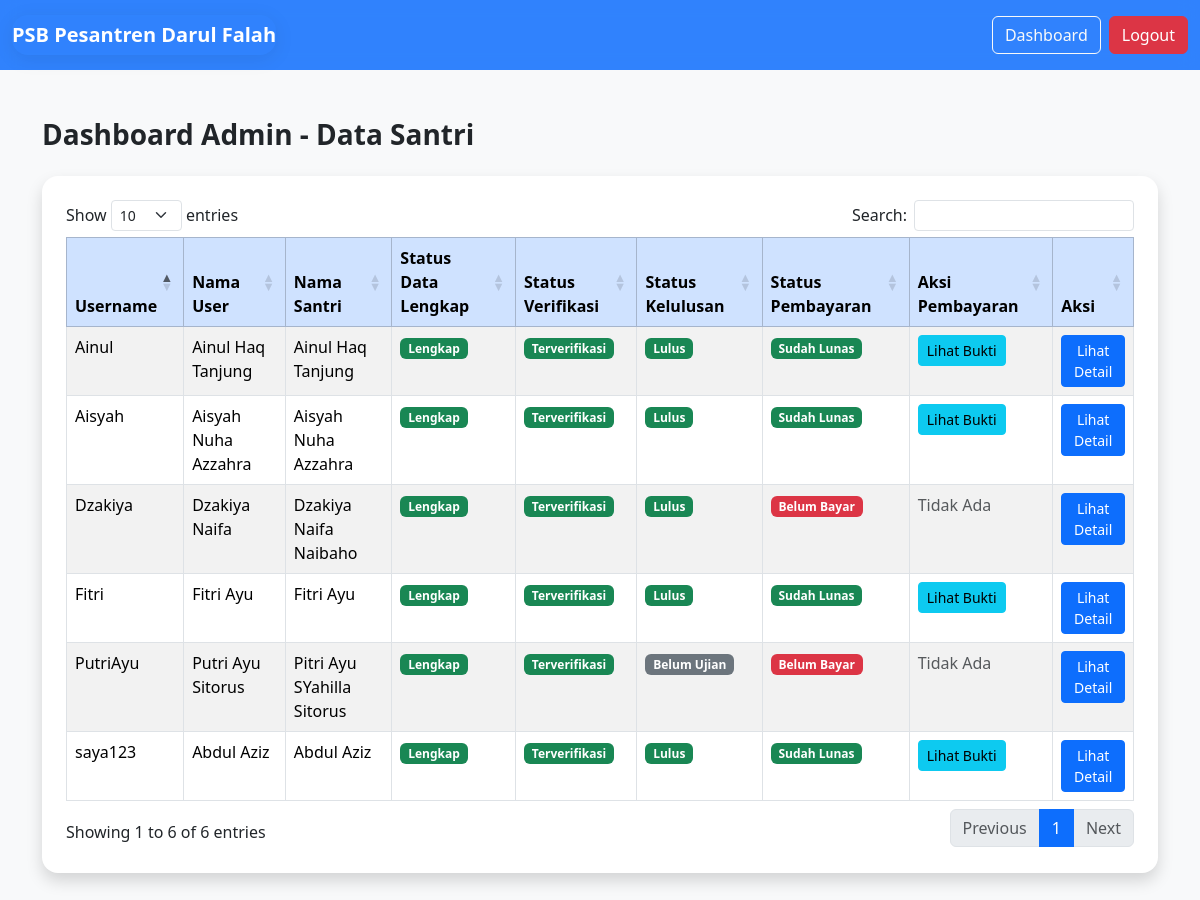
Page /views/admin/dashboard_admin.php (signed in) on the committed database.
### tables this page shows
CREATE TABLE `santri` (
  `id_santri` int(11) NOT NULL AUTO_INCREMENT,
  `id_user` int(11) NOT NULL,
  `nama_santri` varchar(100) DEFAULT NULL,
  `jenis_kelamin` enum('Laki-laki','Perempuan') DEFAULT NULL,
  `tempat_lahir` varchar(100) DEFAULT NULL,
  `tanggal_lahir` date DEFAULT NULL,
  `alamat` text DEFAULT NULL,
  `nama_ayah` varchar(100) DEFAULT NULL,
  `nama_ibu` varchar(100) DEFAULT NULL,
  `no_hp_orang_tua` varchar(20) DEFAULT NULL,
  `created_at` timestamp NOT NULL DEFAULT current_timestamp(),
  `status_verifikasi` enum('pending','verified','rejected') DEFAULT 'pending',
  `bukti_pembayaran` varchar(255) DEFAULT NULL,
  `nilai_ujian` int(11) DEFAULT NULL,
  `status_kelulusan` enum('Lulus','Tidak Lulus','Belum Ujian') DEFAULT 'Belum Ujian',
  PRIMARY KEY (`id_santri`),
  KEY `id_user` (`id_user`),
  CONSTRAINT `santri_ibfk_1` FOREIGN KEY (`id_user`) REFERENCES `users` (`Id_user`)
);

CREATE TABLE `users` (
  `Id_user` int(11) NOT NULL AUTO_INCREMENT,
  `Username` varchar(50) NOT NULL,
  `Password` varchar(255) NOT NULL,
  `Nama_lengkap` varchar(100) NOT NULL,
  `Role` enum('admin','santri') NOT NULL DEFAULT 'santri',
  `created_at` timestamp NOT NULL DEFAULT current_timestamp(),
  PRIMARY KEY (`Id_user`),
  UNIQUE KEY `Username` (`Username`)
);

### views/admin/dashboard_admin.php (the view, shortened to what this page needs)
<?php
include "../../config/koneksi.php";
$stmt = $koneksi->query("
    SELECT
        u.username,
        u.nama_lengkap AS nama_user,
        s.id_santri,
        s.nama_santri,
        s.status_verifikasi,
        s.status_kelulusan,
        s.bukti_pembayaran
    FROM users u
    LEFT JOIN santri s ON u.id_user = s.id_user
    WHERE u.role = 'santri'
");
$result = $stmt->fetchAll();
include "../layouts/header.php";
include "../layouts/navbar.php";
?>
<div class="container py-5">
    <h3 class="fw-semibold mb-4">Dashboard Admin - Data Santri</h3>
    <div class="card shadow border-0 rounded-4 p-4">
        <table id="tabelSantri" class="table table-bordered table-striped">
            <thead class="table-primary">
                <tr>
                    <th>Username</th>
                    <th>Nama User</th>
                    <th>Nama Santri</th>
                    <th>Status Data Lengkap</th>
                    <th>Status Verifikasi</th>
                    <th>Status Kelulusan</th>
                    <th>Status Pembayaran</th>
                    <th>Aksi Pembayaran</th>
                    <th>Aksi</th>
                </tr>
            </thead>
            <tbody>
                <?php foreach ($result as $row): ?>
                    <tr>
                        <td><?= $row['username']; ?></td>
                        <td><?= $row['nama_user']; ?></td>
                        <td>
                            <?= $row['nama_santri'] ? $row['nama_santri'] : '<span class="text-danger">Belum diisi</span>'; ?>
                        </td>
                        <td>
                            <?= $row['id_santri'] ?
                                '<span class="badge bg-success">Lengkap</span>' :
                                '<span class="badge bg-warning text-dark">Belum Lengkap</span>'; ?>
                        </td>
                        <td>
                            <?php
                            if (!$row['id_santri']) {
                                echo "-";
                            } else {
                                if ($row['status_verifikasi'] == 'pending') {
                                    echo '<span class="badge bg-secondary">Pending</span>';
                                } elseif ($row['status_verifikasi'] == 'verified') {
                                    echo '<span class="badge bg-success">Terverifikasi</span>';
                                } else {
                                    echo '<span class="badge bg-danger">Ditolak</span>';
                                }
                            }
                            ?>
                        </td>
                        <td>
                            <?php
                            if (!$row['id_santri']) {
                                echo "-";
                            } else {
                                if ($row['status_kelulusan'] == 'Belum Ujian') {
                                    echo '<span class="badge bg-secondary">Belum Ujian</span>';
                                } elseif ($row['status_kelulusan'] == 'Lulus') {
                                    echo '<span class="badge bg-success">Lulus</span>';
                                } else {
                                    echo '<span class="badge bg-danger">Tidak Lulus</span>';
                                }
                            }
                            ?>
                        </td>
                        <td>
                            <?php
                            if ($row['bukti_pembayaran'] == null) {
                                echo '<span class="badge bg-danger">Belum Bayar</span>';
                            } else {
                                echo '<span class="badge bg-success">Sudah Lunas</span>';
                            }
                            ?>
                        </td>
                        <td>
                            <?php if ($row['bukti_pembayaran']): ?>
                                <button class="btn btn-sm btn-info"
                                    data-bs-toggle="modal"
                                    data-bs-target="#modalBukti<?= $row['id_santri']; ?>">
                                    Lihat Bukti
                                </button>
                            <?php else: ?>
                                <span class="text-muted">Tidak Ada</span>
                            <?php endif; ?>
                        </td>
                        <td>
                            <?php if ($row['id_santri']): ?>
                                <a href="santri_detail.php?id=<?= $row['id_santri']; ?>"
                                    class="btn btn-sm btn-primary">
                                    Lihat Detail
                                </a>
                            <?php else: ?>
                                <span class="text-muted small">Tidak ada data</span>
                            <?php endif; ?>
                        </td>
                    </tr>
                <?php endforeach; ?>
            </tbody>
        </table>
    </div>
</div>
<?php include "../layouts/footer.php"; ?>

### views/layouts/header.php (shortened to what this page needs)
<!doctype html>
<html lang="id">
<head>
    <link href="/AinulHaqTanjung/PSB_Pesantren/public/assets/bootstrap/css/bootstrap.min.css" rel="stylesheet">
    <link rel="stylesheet" href="https://cdn.datatables.net/1.13.6/css/dataTables.bootstrap5.min.css">
</head>
<body>

### views/layouts/navbar.php (shortened to what this page needs)
<nav class="navbar navbar-expand-lg">
    <div class="container-fluid">
        <a class="navbar-brand text-white fw-bold" href="<?php echo $_SESSION['role'] == 'admin' ? "dashboard_admin.php" : "dashboard.php" ?>">
            PSB Pesantren Darul Falah
        </a>
        <div class="collapse navbar-collapse justify-content-end" id="navbarButtons">
            <div class="d-flex gap-2">
                <a href="<?php echo $_SESSION['role'] == 'admin' ? "dashboard_admin.php" : "dashboard.php" ?>" class="btn btn-outline-light">Dashboard</a>
                <a href="/AinulHaqTanjung/psb_pesantren/views/logout.php" class="btn btn-danger text-white">Logout</a>
            </div>
        </div>
    </div>
</nav>

### views/layouts/footer.php
</body>
</html>

### views/layouts/header.php (style rules this page uses)
.navbar { height: 70px; }

### views/layouts/navbar.php (style rules this page uses)
body { background-color: #f8f9fa; font-family: 'Segoe UI', Tahoma, Geneva, Verdana, sans-serif; }
.navbar { background: rgba(13, 110, 253, 0.85); backdrop-filter: blur(10px); }
.navbar-brand, .card { border-radius: 1rem; box-shadow: 0 4px 20px rgba(0, 0, 0, 0.08); }
.table thead { background-color: #0d6efd; color: #fff; }

### rows in the picture
santri: id_user.Username "Ainul", id_user.Nama_lengkap "Ainul Haq Tanjung", nama_santri "Ainul Haq Tanjung", shows "Lengkap", status_verifikasi "Terverifikasi", status_kelulusan "Lulus", shows "Sudah Lunas"
santri: id_user.Username "PutriAyu", id_user.Nama_lengkap "Putri Ayu Sitorus", nama_santri "Pitri Ayu SYahilla Sitorus", shows "Lengkap", status_verifikasi "Terverifikasi", status_kelulusan "Belum Ujian", shows "Belum Bayar", shows "Tidak Ada"
santri: id_user.Username "Dzakiya", id_user.Nama_lengkap "Dzakiya Naifa", nama_santri "Dzakiya Naifa Naibaho", shows "Lengkap", status_verifikasi "Terverifikasi", status_kelulusan "Lulus", shows "Belum Bayar", shows "Tidak Ada"
santri: id_user.Username "Aisyah", id_user.Nama_lengkap "Aisyah Nuha Azzahra", nama_santri "Aisyah Nuha Azzahra", shows "Lengkap", status_verifikasi "Terverifikasi", status_kelulusan "Lulus", shows "Sudah Lunas"
santri: id_user.Username "Fitri", id_user.Nama_lengkap "Fitri Ayu", nama_santri "Fitri Ayu", shows "Lengkap", status_verifikasi "Terverifikasi", status_kelulusan "Lulus", shows "Sudah Lunas"
santri: id_user.Username "saya123", id_user.Nama_lengkap "Abdul Aziz", nama_santri "Abdul Aziz", shows "Lengkap", status_verifikasi "Terverifikasi", status_kelulusan "Lulus", shows "Sudah Lunas"
